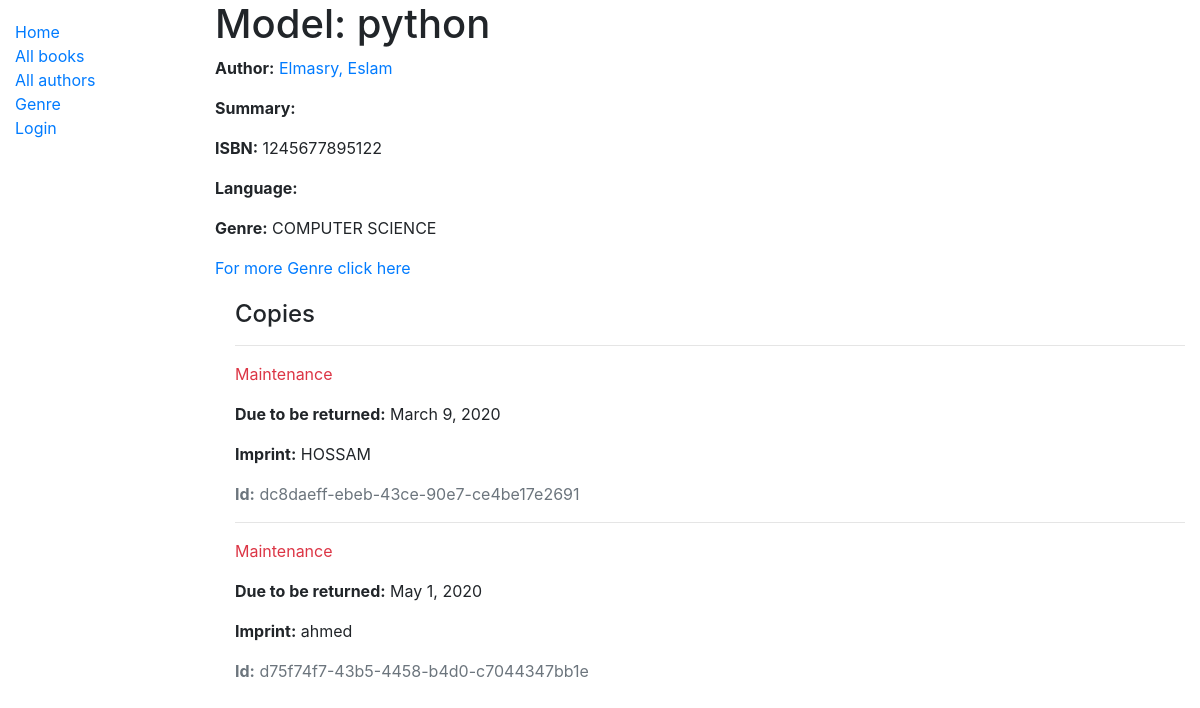
/catalog/book/1, run on the app's committed database.
### catalog/models.py (models this page shows, shortened)
class Book(models.Model):
    title = models.CharField(max_length=200)
    author = models.ForeignKey('Author', on_delete=models.SET_NULL, null=True)
    summary = models.TextField(max_length=1000, help_text='Enter a brief description of the book')
    isbn = models.CharField('ISBN', max_length=13, help_text='13 Character <a href="https://www.isbninternational.org/content/what-isbn">ISBN number</a>')
    genre = models.ManyToManyField(Genre, help_text='Select a genre for this book')
    @property
    def summary2(self):
        original_summary = self.summary
        summary = ''
        keyword_models = Genre.objects.all()
        for keyword_model in keyword_models:
            if original_summary.find(keyword_model.name) > 0:
                keyword = keyword_model.name
                summary = summary + ', ' + keyword
                return '<a href="#">{0}</a>'.format(keyword)
        return summary

class Author(models.Model):
    first_name = models.CharField(max_length=100)
    last_name = models.CharField(max_length=100)
    date_of_birth = models.DateField(null=True, blank=True)
    date_of_death = models.DateField('Died', null=True, blank=True)
    class Meta:
        ordering = ['last_name', 'first_name']
    def __str__(self):
        return f'{self.last_name}, {self.first_name}'

class Genre(models.Model):
    name = models.CharField(max_length=200, help_text='Enter agenre (e.g. Science Fiction)')
    class Meta:
        ordering = ["-name"]
    def __str__(self):
        return self.name

class BookInstance(models.Model):
    id = models.UUIDField(primary_key=True, default=uuid.uuid4, help_text='Unique ID for this particular book across whole library')
    book = models.ForeignKey('Book', on_delete=models.SET_NULL, null=True)
    imprint = models.CharField(max_length=200)
    due_back = models.DateField(null=True, blank=True)
    LOAN_STATUS = (
      ('m', 'Maintenance'),
      ('o', 'On loan'),
      ('a', 'Available'),
      ('r', 'Reserved'),
    )
    status = models.CharField(
      max_length=1,
      choices=LOAN_STATUS,
      blank=True,
      default='m',
      help_text='Book availability',
    )
    class Meta:
        ordering = ['due_back']

### catalog/views.py (the view)
# urls.py: path('book/<int:pk>', views.BookDetailView.as_view(), name='book-detail'),
class BookDetailView(generic.DetailView):
    model = Book

### catalog/templates/catalog/book_detail.html
{% extends "base_generic.html" %}
{% block content %}
  <h1>Model: {{ book.title }}</h1>
  <p><strong>Author:</strong> <a href="{% url 'author-detail' book.author.pk %}">{{ book.author }}</a></p>
  <p><strong>Summary:</strong> {{ book.summary2|safe }}</p>
  <p><strong>ISBN:</strong> {{ book.isbn }}</p>
  <p><strong>Language:</strong> {{ book.language }}</p>
  <p><strong>Genre:</strong> {{ book.genre.all|join:", " }}</p>
  <a href="{% url 'genre' %}">For more Genre click here </a>
  <div style="margin-left:20px;margin-top:20px">
    <h4>Copies</h4>
    {% for copy in book.bookinstance_set.all %}
      <hr>
      <p class="{% if copy.status == 'a' %}text-success{% elif copy.status == 'm' %}text-danger{% else %}text-warning{% endif %}">
        {{ copy.get_status_display }}
      </p>
      {% if copy.status != 'a' %}
        <p><strong>Due to be returned:</strong> {{ copy.due_back }}</p>
      {% endif %}
      <p><strong>Imprint:</strong> {{ copy.imprint }}</p>
      <p class="text-muted"><strong>Id:</strong> {{ copy.id }}</p>
    {% endfor %}
  </div>
{% endblock %}

### data on the page
Book: title "python", author "Elmasry, Eslam", isbn "1245677895122", genre.all "COMPUTER SCIENCE"
BookInstance: status "Maintenance", due_back "March 9, 2020", imprint "HOSSAM", id "dc8daeff-ebeb-43ce-90e7-ce4be17e2691"
BookInstance: status "Maintenance", due_back "May 1, 2020", imprint "ahmed", id "d75f74f7-43b5-4458-b4d0-c7044347bb1e"
